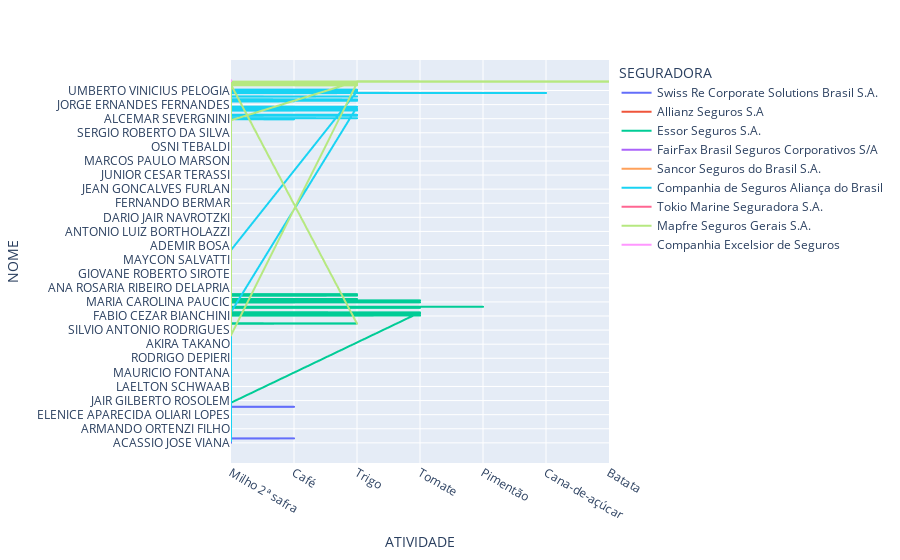

Notebook cell for this chart:
### Markdown cell above
Criando gráfico dos dados.

### Code cell
px.line(dados_df, x='ATIVIDADE', y='NOME', color='SEGURADORA')

### Figure 1 — Plotly figure (JSON) as saved in the notebook; plotly's stock layout.template omitted (floating-point values rounded to 4 significant figures; data arrays with more than 128 entries replaced by an {"elided": "..."} marker saying what was removed)
{"data": [{"hovertemplate": "SEGURADORA=Swiss Re Corporate Solutions Brasil S.A.<br>ATIVIDADE=%{x}<br>NOME=%{y}<extra></extra>", "legendgroup": "Swiss Re Corporate Solutions Brasil S.A.", "line": {"color": "#636efa", "dash": "solid"}, "marker": {"symbol": "circle"}, "mode": "lines", "name": "Swiss Re Corporate Solutions Brasil S.A.", "showlegend": true, "type": "scattergl", "x": {"elided": "966 str values"}, "xaxis": "x", "y": {"elided": "966 str values"}, "yaxis": "y"}, {"hovertemplate": "SEGURADORA=Allianz Seguros S.A<br>ATIVIDADE=%{x}<br>NOME=%{y}<extra></extra>", "legendgroup": "Allianz Seguros S.A", "line": {"color": "#EF553B", "dash": "solid"}, "marker": {"symbol": "circle"}, "mode": "lines", "name": "Allianz Seguros S.A", "showlegend": true, "type": "scattergl", "x": {"elided": "169 str values"}, "xaxis": "x", "y": {"elided": "169 str values"}, "yaxis": "y"}, {"hovertemplate": "SEGURADORA=Essor Seguros S.A.<br>ATIVIDADE=%{x}<br>NOME=%{y}<extra></extra>", "legendgroup": "Essor Seguros S.A.", "line": {"color": "#00cc96", "dash": "solid"}, "marker": {"symbol": "circle"}, "mode": "lines", "name": "Essor Seguros S.A.", "showlegend": true, "type": "scattergl", "x": {"elided": "392 str values"}, "xaxis": "x", "y": {"elided": "392 str values"}, "yaxis": "y"}, {"hovertemplate": "SEGURADORA=FairFax Brasil Seguros Corporativos S/A<br>ATIVIDADE=%{x}<br>NOME=%{y}<extra></extra>", "legendgroup": "FairFax Brasil Seguros Corporativos S/A", "line": {"color": "#ab63fa", "dash": "solid"}, "marker": {"symbol": "circle"}, "mode": "lines", "name": "FairFax Brasil Seguros Corporativos S/A", "showlegend": true, "type": "scattergl", "x": {"elided": "460 str values"}, "xaxis": "x", "y": {"elided": "460 str values"}, "yaxis": "y"}, {"hovertemplate": "SEGURADORA=Sancor Seguros do Brasil S.A.<br>ATIVIDADE=%{x}<br>NOME=%{y}<extra></extra>", "legendgroup": "Sancor Seguros do Brasil S.A.", "line": {"color": "#FFA15A", "dash": "solid"}, "marker": {"symbol": "circle"}, "mode": "lines", "name": "Sancor Seguros do Brasil S.A.", "showlegend": true, "type": "scattergl", "x": {"elided": "1393 str values"}, "xaxis": "x", "y": {"elided": "1393 str values"}, "yaxis": "y"}, {"hovertemplate": "SEGURADORA=Companhia de Seguros Aliança do Brasil<br>ATIVIDADE=%{x}<br>NOME=%{y}<extra></extra>", "legendgroup": "Companhia de Seguros Aliança do Brasil", "line": {"color": "#19d3f3", "dash": "solid"}, "marker": {"symbol": "circle"}, "mode": "lines", "name": "Companhia de Seguros Aliança do Brasil", "showlegend": true, "type": "scattergl", "x": {"elided": "332 str values"}, "xaxis": "x", "y": {"elided": "332 str values"}, "yaxis": "y"}, {"hovertemplate": "SEGURADORA=Tokio Marine Seguradora S.A.<br>ATIVIDADE=%{x}<br>NOME=%{y}<extra></extra>", "legendgroup": "Tokio Marine Seguradora S.A.", "line": {"color": "#FF6692", "dash": "solid"}, "marker": {"symbol": "circle"}, "mode": "lines", "name": "Tokio Marine Seguradora S.A.", "showlegend": true, "type": "scattergl", "x": ["Milho 2ª safra", "Milho 2ª safra", "Milho 2ª safra", "Milho 2ª safra", "Milho 2ª safra", "Milho 2ª safra", "Milho 2ª safra", "Milho 2ª safra", "Milho 2ª safra", "Milho 2ª safra", "Milho 2ª safra", "Milho 2ª safra", "Milho 2ª safra", "Milho 2ª safra", "Milho 2ª safra", "Milho 2ª safra", "Milho 2ª safra", "Milho 2ª safra", "Milho 2ª safra", "Milho 2ª safra", "Milho 2ª safra", "Milho 2ª safra", "Milho 2ª safra", "Milho 2ª safra", "Milho 2ª safra", "Milho 2ª safra", "Milho 2ª safra", "Milho 2ª safra", "Milho 2ª safra", "Milho 2ª safra", "Milho 2ª safra", "Milho 2ª safra", "Milho 2ª safra", "Milho 2ª safra", "Milho 2ª safra", "Milho 2ª safra", "Milho 2ª safra", "Milho 2ª safra", "Milho 2ª safra", "Milho 2ª safra"], "xaxis": "x", "y": ["ADELINO BAGGIO", "ADEMIR ROQUETTE", "ADEMIR ROQUETTE", "ALTAMIRO BACHES", "ANDERSSON MIGLIOLI SETTE", "ANDERSSON MIGLIOLI SETTE", "BENEDITO CLARO DA SILVA", "BENILSON ROMAGNOLE", "BENILSON ROMAGNOLE", "BENILSON ROMAGNOLE", "CLAUDINEI SILVESTRE", "CLEITON EIFLER BAGIO", "DIRCEU CAMALIONTE ROMAGNOLI", "FABIANO JULIO HEIDEMANN GHIZONE", "FABIO VERENKA", "FABIO VERENKA", "GIOVANE ALBERTON ROMAGNOLE", "GIOVANE ALBERTON ROMAGNOLE", "JOSEANI PRESA", "LUIZ BAGIO NETO", "LUIZ CARLOS ZANATTA", "MARLI CONCEICAO NOGUEIRA", "PEDRO GERALDO PALMA", "RAUL INACIO LANES", "REGINALDO ALVES", "ReNaN VeNTuRa Da SiLVa", "ReNaN VeNTuRa Da SiLVa", "ROMILDO ROMAGNOLI", "RUBENS TONELLI", "SERGIO DE LIMA", "SERGIO DE LIMA", "SIDNEI JOSE HESSMANN", "THALIS COLUSSI BAGGIO", "TIAGO JOAO HORT SETI", "UILDENAN GHISI", "UILDENAN GHISI", "VALDEMIR APARECIDO SAGIONETI", "VALDEMIR APARECIDO SAGIONETI", "VALDEMIR APARECIDO SAGIONETI", "WAGNER HINSELMAN"], "yaxis": "y"}, {"hovertemplate": "SEGURADORA=Mapfre Seguros Gerais S.A.<br>ATIVIDADE=%{x}<br>NOME=%{y}<extra></extra>", "legendgroup": "Mapfre Seguros Gerais S.A.", "line": {"color": "#B6E880", "dash": "solid"}, "marker": {"symbol": "circle"}, "mode": "lines", "name": "Mapfre Seguros Gerais S.A.", "showlegend": true, "type": "scattergl", "x": ["Trigo", "Milho 2ª safra", "Trigo", "Milho 2ª safra", "Milho 2ª safra", "Milho 2ª safra", "Milho 2ª safra", "Milho 2ª safra", "Trigo", "Milho 2ª safra", "Milho 2ª safra", "Milho 2ª safra", "Milho 2ª safra", "Milho 2ª safra", "Trigo", "Trigo", "Trigo", "Milho 2ª safra", "Milho 2ª safra", "Milho 2ª safra", "Milho 2ª safra", "Milho 2ª safra", "Milho 2ª safra", "Milho 2ª safra", "Milho 2ª safra", "Milho 2ª safra", "Trigo", "Trigo", "Milho 2ª safra", "Trigo", "Trigo", "Milho 2ª safra", "Milho 2ª safra", "Milho 2ª safra", "Trigo", "Milho 2ª safra", "Milho 2ª safra", "Milho 2ª safra", "Milho 2ª safra", "Milho 2ª safra", "Trigo", "Milho 2ª safra", "Milho 2ª safra", "Milho 2ª safra", "Milho 2ª safra", "Milho 2ª safra", "Batata", "Milho 2ª safra", "Trigo", "Batata", "Trigo", "Milho 2ª safra", "Milho 2ª safra"], "xaxis": "x", "y": ["ADILSON LUCIANO DOS SANTOS", "ADOLFO OTO MIDDING", "ALEXANDRE PEDROZO DA SILVA", "ALEXANDRO MARCOTI", "ALEXSANDRO MARCOTI", "ANGELO KENJI SHIDA FILHO", "ANGELO KENJI SHIDA FILHO", "ANTONIO CECY", "CARLOS ALBERTO BRANDALISE", "CEZAR EDUARDO IVANTES", "DAVI RIBEIRO LEANDRO", "DIEGO MARQUES TRAMONTINA", "DIEGO MARQUES TRAMONTINA", "DOUGLAS RAFAEL ROCHA", "EDILAINE BOBATO", "ELIANE LUZIA PENKAL PSCHEIDT", "ELIANE LUZIA PENKAL PSCHEIDT", "eLiSa MaRa VaSSoLeR", "FABIO JOSE CANASSA", "GABRIEL GARCIA CID", "GUILHERME RAMPAZZO DE OLIVEIRA", "HELDER PLANAS", "JOAQUIM EUDOXIO ESTEVES", "JORGE ADRIANO RODRIGUES", "JORGE ADRIANO RODRIGUES", "JOSE RICARDO DE ANDRADE SANTOS", "LAIZ MARA VASSOLER COLETTA", "LAIZ MARA VASSOLER COLETTA", "LEANDRO ZOLIN CIARINI", "LUIZ BERTASSO", "LUIZ BERTASSO", "LUIZ LOPONI NETO", "LUIZ LOPONI NETO", "LUIZ MOI CIARINI", "MARCELO COLETTA", "MARCIO DE FREITAS", "MARIA APARECIDA GASPARELLI CAOBIANCO", "MARLI HENRIQUES BASOTI", "NILTO CORREA", "ODAIR MAZZINI", "PEDRO PERUCCI", "RAFAEL BLANCO GERONA FILHO", "RENATO ALVES FERREIRA", "RENATO ALVES FERREIRA", "SEBASTIAO ELVIO MATOS", "SEBASTIAO ELVIO MATOS", "SERGIO DEDA", "SONIA APARECIDA MORETO", "TANIE MARA DEPIERI VASSOLER", "VALDECIR DE SOUZA", "VALDERI LUIZ DOS SANTOS", "WILMA MARQUES TRAMONTINA", "WILMA MARQUES TRAMONTINA"], "yaxis": "y"}, {"hovertemplate": "SEGURADORA=Companhia Excelsior de Seguros<br>ATIVIDADE=%{x}<br>NOME=%{y}<extra></extra>", "legendgroup": "Companhia Excelsior de Seguros", "line": {"color": "#FF97FF", "dash": "solid"}, "marker": {"symbol": "circle"}, "mode": "lines", "name": "Companhia Excelsior de Seguros", "showlegend": true, "type": "scattergl", "x": ["Milho 2ª safra", "Milho 2ª safra", "Milho 2ª safra", "Milho 2ª safra", "Milho 2ª safra", "Milho 2ª safra", "Milho 2ª safra", "Milho 2ª safra", "Milho 2ª safra", "Milho 2ª safra"], "xaxis": "x", "y": ["ANTONIO PIVETA", "CESLAU GROCHWSKI", "ERCIO SPRICIGO", "JEFERSON CERI PIVETA", "JOSE SEBASTIAO BONITO", "MOYSES CASTANHO", "RENATO LUIZ BORTOLANI", "ROBERT TIETE JESUINO", "RODRIGO JOSE BONITO", "SOFIA IASTRENSKI GROCHOWSKI"], "yaxis": "y"}], "layout": {"legend": {"title": {"text": "SEGURADORA"}, "tracegroupgap": 0}, "margin": {"t": 60}, "xaxis": {"anchor": "y", "domain": [0, 1], "title": {"text": "ATIVIDADE"}}, "yaxis": {"anchor": "x", "domain": [0, 1], "title": {"text": "NOME"}}}}
